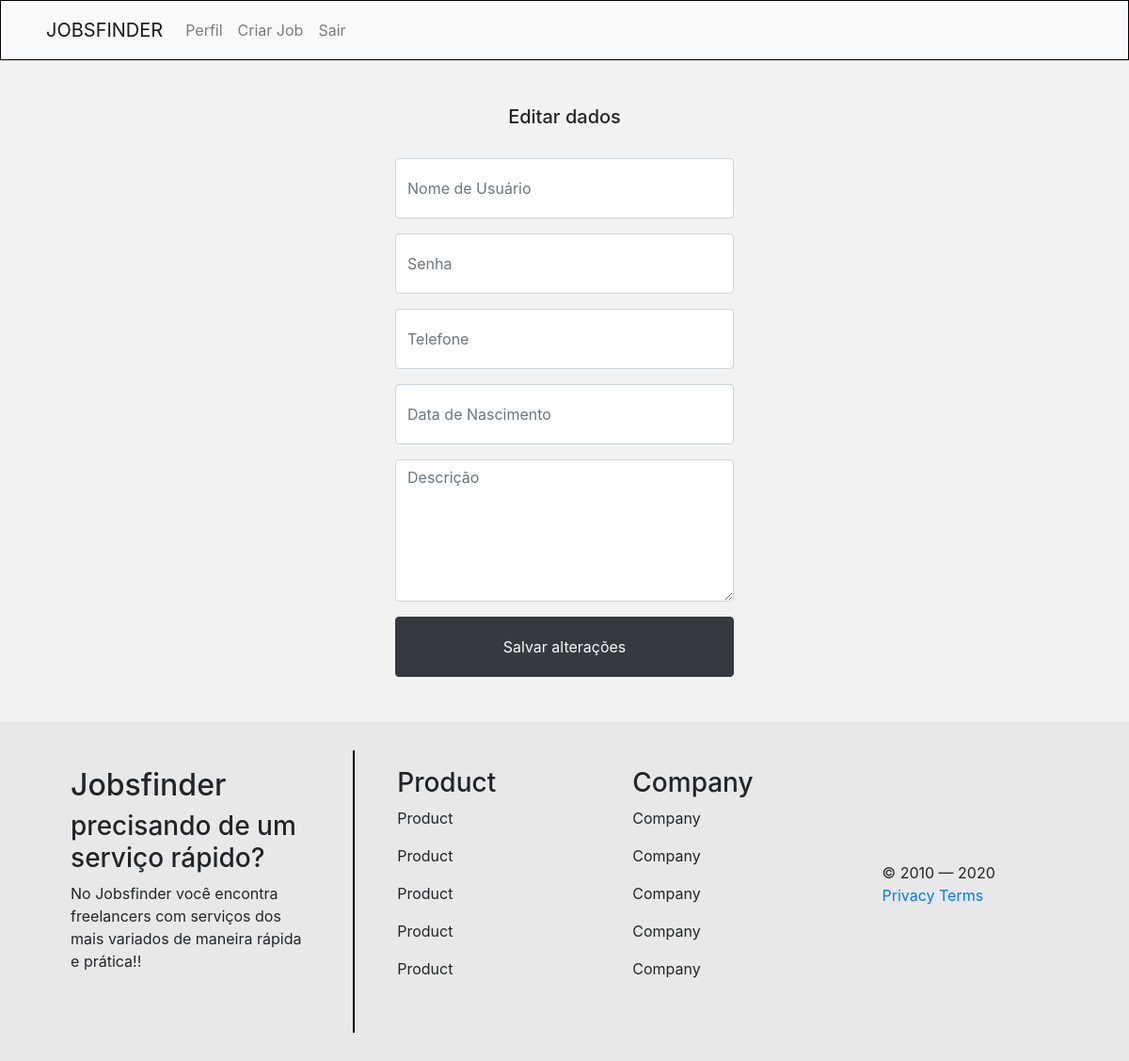
Before: /editar/2 (signed in) with the older database file.
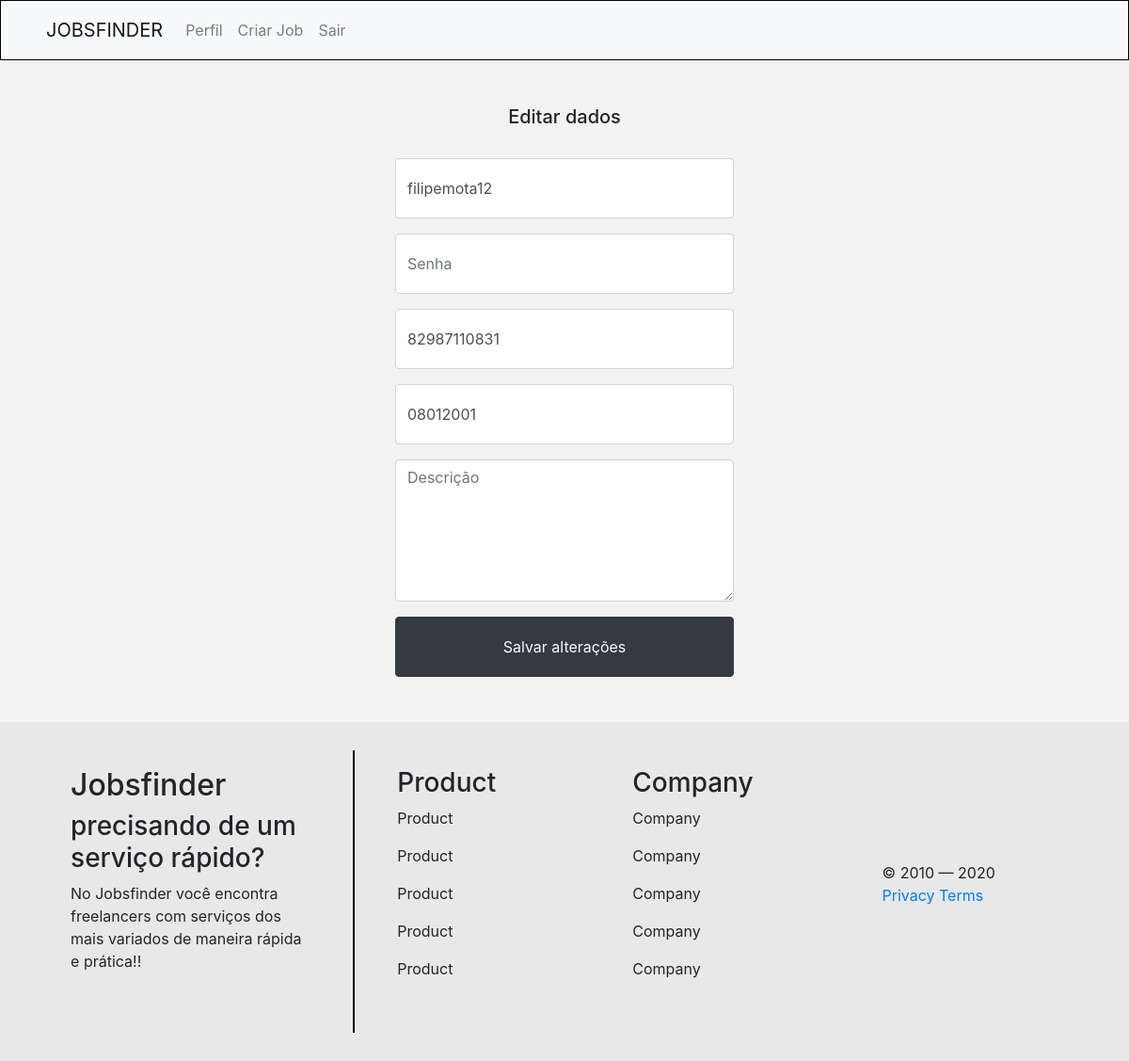
After: the same page with the newer database file.
### app/models/user.py (models this page shows, shortened)
class User(UserMixin, db.Model):
    __tablename__ = "users"
    id = db.Column(db.Integer, primary_key=True)
    nick_name = db.Column(db.String(80), unique=True, nullable=False)
    name = db.Column(db.String(80), unique=True, nullable=False)
    password = db.Column(db.String(255), nullable=False)
    email = db.Column(db.String(120), unique=True, nullable=False)
    number = db.Column(db.String(16), nullable=False)
    date = db.Column(db.String(10), nullable=False)
    desc = db.Column(db.String())
    curtidas = db.relationship('User', secondary=curtidores, primaryjoin=(curtidores.c.meCurte == id),
secondaryjoin=(curtidores.c.euCurto == id), backref=db.backref('curtidores', lazy='dynamic'), lazy='dynamic')
    def __repr__(self):
        return "<User %r>" % self.email

### app/controllers/router.py (the view, shortened to what this page needs)
@app.route('/editar/<int:id_user>', methods=['GET', 'POST'])
def editar(id_user):
    if not current_user.is_authenticated:
        return redirect(url_for('presentation'))
    form = EditarForm()
    user= User.query.filter_by(id=id_user).first()
    print(user)
    return render_template("Editar.html", form=form, user=user)

### app/models/forms.py
class EditarForm(FlaskForm):
    nick_name = StringField("nick_name",validators=[DataRequired()])
    password = PasswordField("password",validators=[Optional()])
    contact = IntegerField("contact",validators=[DataRequired()])
    birth_date = StringField("birth_date",validators=[DataRequired()])
    desc = TextAreaField("description", validators=[Optional()])

### app/controllers/router.py (called while the page is built)
@login_manager.user_loader
def load_user(user_id):
    return User.query.filter_by(id=user_id).first()

### app/templates/Editar.html (shortened to what this page needs)
<!DOCTYPE html>
<html lang="pt-br">
<head>
  <link rel='stylesheet' href="{{ url_for('static', filename= 'css/bootstrap.min.css' ) }}">
  <link rel='stylesheet' href="{{ url_for('static', filename= 'style.css' ) }}">
</head>
<body class='conteiner-fluid' >
  <nav class="navbar navbar-expand-lg navbar-light bg-light px-5">
    {% if current_user.is_authenticated %}
    <a class="navbar-brand" href="{{ url_for('index', id=current_user) }}">JOBSFINDER</a>
    {% else %}
    <a class="navbar-brand" href="{{ url_for('presentation') }}">JOBSFINDER</a>
    {% endif %}
    <div class="collapse navbar-collapse" id="navbarNav">
      <ul class="navbar-nav col-8">
        {% if current_user.is_authenticated %}
        <li class="nav-item">
          <a class="nav-link" href="{{ url_for('meuperfil') }}">Perfil
          </a>
        </li>
        <li class="nav-item">
            <a class="nav-link" href="{{ url_for('cadastroJobs', id=current_user.id) }}">Criar Job</a>
        </li>
        <li class="nav-item">
            <a class="nav-link" href="{{ url_for('logout') }}">Sair</a>
        </li>
        {% endif %}
      </ul>
    </div>
  </nav>
  <main>
    <div class="container-fluid d-flex justify-content-center" style="background: #F2F2F2;">
      <div class='py-5'>
        <h3 style="font-size: 20px; text-align: center;" class='fw-bold '>Editar dados</h3>
        <form action="" method="POST" class="pt-4 w-50" >
        <div class="form-group">
          {{ form.nick_name(class="form-control", style="height: 64px; width: 360px;" , placeholder="Nome de Usuário", value=user.nick_name) }}
        </div>
        <div class="">
          <div class="form-group ">
            {{ form.password(class="form-control", style="height: 64px; width: 360px;" , placeholder="Senha") }}
          </div>
        </div>
            <div class="form-group ">
              {{ form.contact(class="form-control", style="height: 64px; width: 360px;" , placeholder="Telefone", value= user.number) }}
            </div>
            <div class="form-group ">
              {{ form.birth_date(class="form-control", style="height: 64px; width: 360px;" , placeholder="Data de Nascimento", value=user.date) }}
            </div>
          <div class="form-group">
            {{ form.desc(class="form-control", style="height: 151px; width: 360px;" , placeholder="Descrição") }}
          </div>
        <button type="submit" class='btn btn-dark' style="height: 64px; width: 360px;"><text class="text-light">Salvar alterações</text></button>
      </form>
    </div>
    </div>
  </main>
  <footer style="background: #E8E8E8;">
    <div class="container text-center text-md-left">
      <div class="row text-center text-md-left">
        <div class="col-md-3 col-lg-3 col-xl-3 mx-auto mt-5">
          <h2>Jobsfinder</h2>
          <h3>precisando de um serviço rápido?</h3>
          <p>No Jobsfinder você encontra freelancers com serviços dos mais variados de maneira rápida e prática!!
          </p>
        </div>
        <div class="linha-vertical"></div>
        <div class="col-md-2 col-lg-2 col-xl-2 mx-auto mt-5">
          <h3>Product</h3>
          <p>
            <a>Product</a>
          </p>
          <p>
            <a>Product</a>
          </p>
          <p>
            <a>Product</a>
          </p>
          <p>
            <a>Product</a>
          </p>
          <p>
            <a>Product</a>
          </p>
        </div>
        <div class="col-md-3 col-lg-2 col-xl-2 mx-auto mt-5">
          <h3>Company</h3>
          <p>
            <a>Company</a>
          </p>
          <p>
            <a>Company</a>
          </p>
          <p>
            <a>Company</a>
          </p>
          <p>
            <a>Company</a>
          </p>
          <p>
            <a>Company</a>
          </p>
        </div>
        <div class="row align-items-center">
          <div class="col-md-7 col-lg-8">
            <p>© 2010 — 2020 <a href="#">Privacy</a> <a href="#">Terms</a>
            </p>
          </div>
        </div>
      </div>
    </div>
  </footer>
</body>
</html>

Changed rows visible on the page:
added User: nick_name "filipemota12"
Other visible differences:
form field contact: (not shown) → "82987110831"
form field birth_date: (not shown) → "08012001"
